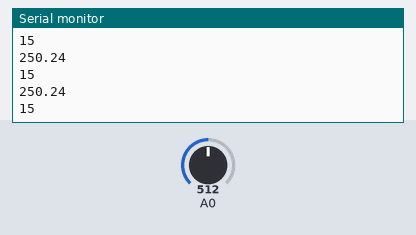
A sketch run on a simulated Arduino Uno, built with avr-gcc and run on an emulated ATmega328P. Parts: the last lines printed to the serial monitor. Inputs (shaded band) come from the test bench; at power-on: A0 = 512.

Above: at 1.2 s.
1.3 s: A0 set to 716
At 1.8 s:
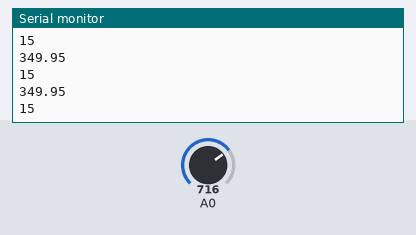
2.8 s: A0 set to 900
At 3.3 s:
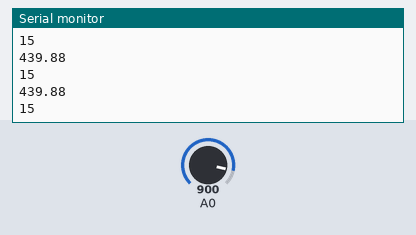
Timing chart, 0 to 5.8 s (numbered marks = the images above; inputs shaded):
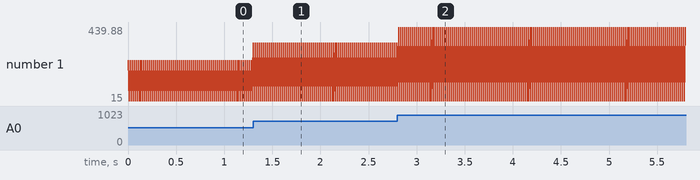

Measured:
- after the input at 1.3 s, the serial monitor: prints a new line at once (image 1)
- after the input at 2.8 s, the serial monitor: prints a new line at once (image 2)
- plotted number 1: 15 → 349.95 after the input at 1.3 s

The sketch:

temp_read.ino
```cpp
int temperature = 0;
float semi_read = 0;
float final_temp = 0;

void setup() {
  // put your setup code here, to run once:
  Serial.begin(9600);
}

void loop() {
  // put your main code here, to run repeatedly:
  temperature = analogRead(A0);
  semi_read = (temperature/1023.0)*5000;
  final_temp = semi_read/10;

  Serial.println(final_temp);
  delay(10);
  Serial.println("15");
  delay(10);

}
```
